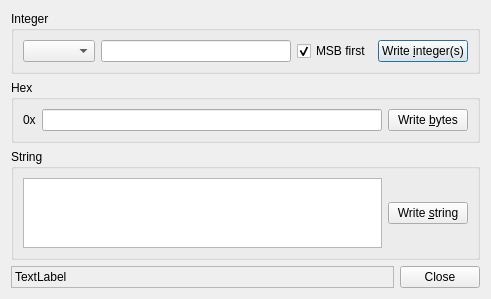
<?xml version="1.0" encoding="UTF-8"?>
<ui version="4.0">
 <class>SerialWriteDialog</class>
 <widget class="QDialog" name="SerialWriteDialog">
  <property name="geometry">
   <rect>
    <x>0</x>
    <y>0</y>
    <width>491</width>
    <height>287</height>
   </rect>
  </property>
  <property name="windowTitle">
   <string>Serial Write</string>
  </property>
  <layout class="QVBoxLayout" name="verticalLayout">
   <item>
    <widget class="QGroupBox" name="groupBox_3">
     <property name="title">
      <string>Integer</string>
     </property>
     <layout class="QHBoxLayout" name="horizontalLayout_6">
      <item>
       <layout class="QHBoxLayout" name="horizontalLayout_3">
        <item>
         <widget class="QComboBox" name="intTypeBox">
          <property name="sizePolicy">
           <sizepolicy hsizetype="Maximum" vsizetype="Fixed">
            <horstretch>0</horstretch>
            <verstretch>0</verstretch>
           </sizepolicy>
          </property>
         </widget>
        </item>
        <item>
         <widget class="QxtLineEdit" name="intValueEdit"/>
        </item>
        <item>
         <widget class="QCheckBox" name="checkBox">
          <property name="text">
           <string>MSB first</string>
          </property>
          <property name="checked">
           <bool>true</bool>
          </property>
         </widget>
        </item>
       </layout>
      </item>
      <item>
       <widget class="QPushButton" name="pushButton">
        <property name="text">
         <string>Write &amp;integer(s)</string>
        </property>
       </widget>
      </item>
     </layout>
    </widget>
   </item>
   <item>
    <widget class="QGroupBox" name="groupBox_2">
     <property name="title">
      <string>Hex</string>
     </property>
     <layout class="QHBoxLayout" name="horizontalLayout_5">
      <item>
       <layout class="QHBoxLayout" name="horizontalLayout_2">
        <item>
         <widget class="QLabel" name="label_4">
          <property name="text">
           <string>0x</string>
          </property>
         </widget>
        </item>
        <item>
         <widget class="QxtLineEdit" name="hexValueEdit"/>
        </item>
       </layout>
      </item>
      <item>
       <widget class="QPushButton" name="pushButton_2">
        <property name="text">
         <string>Write &amp;bytes</string>
        </property>
       </widget>
      </item>
     </layout>
    </widget>
   </item>
   <item>
    <widget class="QGroupBox" name="groupBox">
     <property name="title">
      <string>String</string>
     </property>
     <layout class="QHBoxLayout" name="horizontalLayout_4">
      <item>
       <widget class="QPlainTextEdit" name="stringValueEdit">
        <property name="sizePolicy">
         <sizepolicy hsizetype="MinimumExpanding" vsizetype="Preferred">
          <horstretch>0</horstretch>
          <verstretch>0</verstretch>
         </sizepolicy>
        </property>
       </widget>
      </item>
      <item>
       <widget class="QPushButton" name="pushButton_3">
        <property name="text">
         <string>Write &amp;string</string>
        </property>
       </widget>
      </item>
     </layout>
    </widget>
   </item>
   <item>
    <spacer name="verticalSpacer">
     <property name="orientation">
      <enum>Qt::Vertical</enum>
     </property>
     <property name="sizeHint" stdset="0">
      <size>
       <width>20</width>
       <height>40</height>
      </size>
     </property>
    </spacer>
   </item>
   <item>
    <layout class="QHBoxLayout" name="horizontalLayout">
     <item>
      <widget class="QLabel" name="label">
       <property name="frameShape">
        <enum>QFrame::StyledPanel</enum>
       </property>
       <property name="frameShadow">
        <enum>QFrame::Sunken</enum>
       </property>
       <property name="text">
        <string>TextLabel</string>
       </property>
      </widget>
     </item>
     <item>
      <widget class="QDialogButtonBox" name="buttonBox">
       <property name="sizePolicy">
        <sizepolicy hsizetype="Maximum" vsizetype="Fixed">
         <horstretch>0</horstretch>
         <verstretch>0</verstretch>
        </sizepolicy>
       </property>
       <property name="orientation">
        <enum>Qt::Horizontal</enum>
       </property>
       <property name="standardButtons">
        <set>QDialogButtonBox::Close</set>
       </property>
      </widget>
     </item>
    </layout>
   </item>
  </layout>
 </widget>
 <customwidgets>
  <customwidget>
   <class>QxtLineEdit</class>
   <extends>QLineEdit</extends>
   <header location="global">qxtlineedit.h</header>
  </customwidget>
 </customwidgets>
 <tabstops>
  <tabstop>intValueEdit</tabstop>
  <tabstop>checkBox</tabstop>
  <tabstop>pushButton</tabstop>
  <tabstop>hexValueEdit</tabstop>
  <tabstop>pushButton_2</tabstop>
  <tabstop>stringValueEdit</tabstop>
  <tabstop>pushButton_3</tabstop>
  <tabstop>buttonBox</tabstop>
 </tabstops>
 <resources/>
 <connections>
  <connection>
   <sender>buttonBox</sender>
   <signal>accepted()</signal>
   <receiver>SerialWriteDialog</receiver>
   <slot>accept()</slot>
   <hints>
    <hint type="sourcelabel">
     <x>485</x>
     <y>281</y>
    </hint>
    <hint type="destinationlabel">
     <x>157</x>
     <y>274</y>
    </hint>
   </hints>
  </connection>
  <connection>
   <sender>buttonBox</sender>
   <signal>rejected()</signal>
   <receiver>SerialWriteDialog</receiver>
   <slot>reject()</slot>
   <hints>
    <hint type="sourcelabel">
     <x>485</x>
     <y>281</y>
    </hint>
    <hint type="destinationlabel">
     <x>286</x>
     <y>274</y>
    </hint>
   </hints>
  </connection>
 </connections>
</ui>
